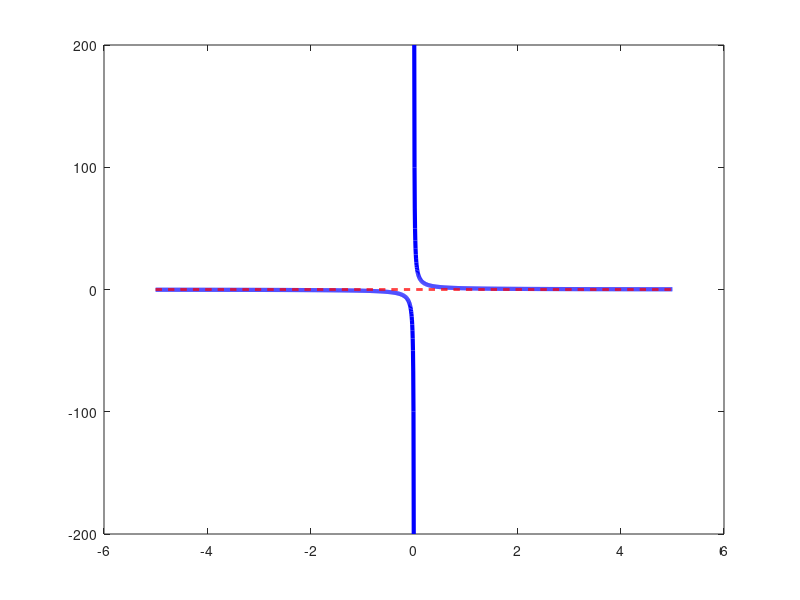

Write the MATLAB code that produced this figure. (Note: this script raises an error after producing the figure.)
% Program 6: Sketching of Curves Along with Their Asymptotes

% Author: Shushank


close all;
clc;

x = linspace(-5, 5, 1000);
x1 = linspace(-5, -0.005, 1000);
x2 = linspace(0.005, 5, 1000);

y_hyperbola_1 = 1 ./ x1;
y_hyperbola_2 = 1 ./ x2;

y_asymptote = zeros(size(x));
x_asymptote = zeros(size(x));

plot(x1, y_hyperbola_1, 'b', 'LineWidth', 3);
hold on;
plot(x2, y_hyperbola_2, 'b', 'LineWidth', 3);

plot(x, y_asymptote, 'r--', 'LineWidth', 2);
xline(0, 'g--', 'LineWidth', 2);

hold off;

axis([-5 5 -5 5]);
xlabel('x');
ylabel('y');
title('Hyperbola and Asymptotes');

legend('Left Hyperbola', 'Right Hyperbola', ...
       'y = 0 (x-axis)', 'x = 0 (y-axis)');

grid on;
